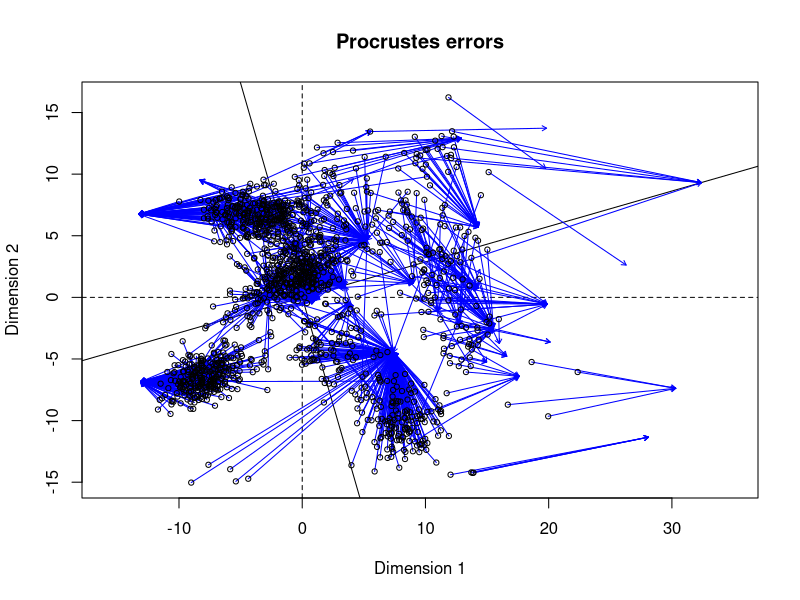
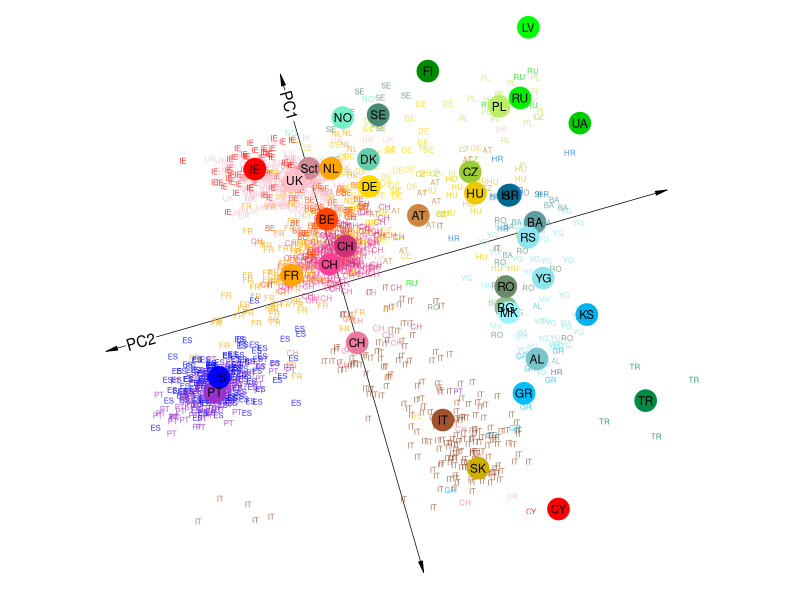
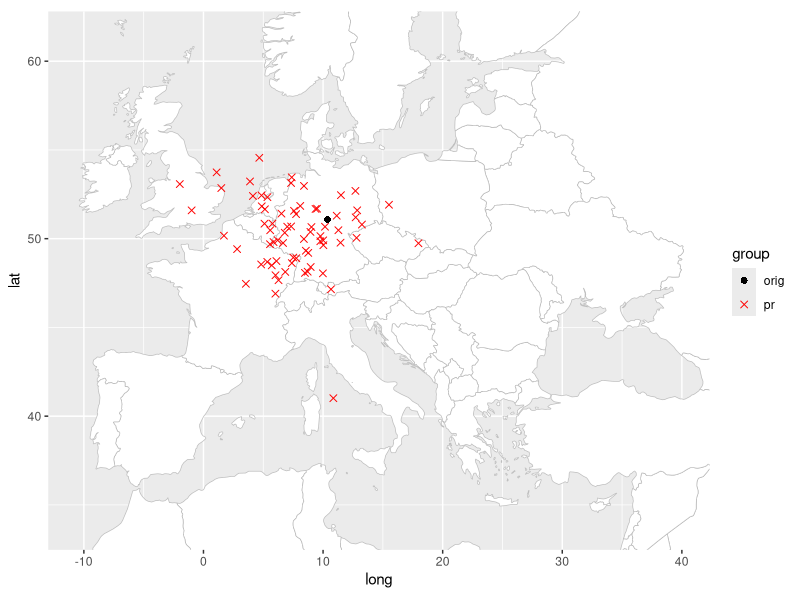

Write the R code that produced these figures, in order.
## ---- chunk 1
knitr::opts_chunk$set(echo = TRUE)
## ---- chunk 2
library(tidyverse)
library(vegan)
## ---- chunk 3
pca <- read_tsv("datasets/novembre_2008_pca.tsv")
colors <- read_tsv("datasets/novembre_2008_colours.tsv", col_names = c("country", "color"))
## ---- chunk 4
knitr::kable(
  head(pca), booktabs = TRUE
)
## ---- chunk 5
knitr::kable(
  head(colors), booktabs = TRUE
)
## ---- chunk 6
loc <- pca %>%
    select(longitude, latitude) %>%
    as.matrix()

pca1 <- pca %>%
    select(PC1, PC2) %>%
    as.matrix()
## ---- chunk 7
rot <- procrustes(loc, pca1)
## ---- chunk 8
plot(rot)
## ---- chunk 9
pca <- pca %>%
    mutate(PC1_rot = rot$Yrot[,1], PC2_rot = rot$Yrot[,2])
## ---- chunk 10
colorscale <- colors$color
names(colorscale) <- colors$country
## ---- chunk 11
pca_summary <- pca %>%
    group_by(country, alabels) %>%
    summarise_at(c("PC1_rot", "PC2_rot"), median)
## ---- chunk 12
lim_pc1 <- extendrange(pca$PC1)
lim_pc2 <- extendrange(pca$PC2)

axis <- rbind(c(lim_pc1[1], 0), c(lim_pc1[2], 0), c(0, lim_pc2[1]), c(0, lim_pc2[2]))
axis_rot <- predict(rot, axis, truemean = FALSE)
axis_rot_df  <- tibble(x = axis_rot[c(1, 3),1], xend = axis_rot[c(2, 4),1], y = axis_rot[c(1, 3),2], yend = axis_rot[c(2, 4), 2])
## ---- chunk 13
labels <- rbind(c(lim_pc1[2] * 0.85, 0), c(0, lim_pc2[2] * 0.85))
labels_rot <- predict(rot, labels, truemean = FALSE) %>%
    as_tibble() %>%
    mutate(labels = c("PC1", "PC2"))
colnames(labels_rot)[1:2] <- c("PC1_rot", "PC2_rot")
## ---- chunk 14
theta1 <- acos(rot$rotation[1,1]) * 180 / pi
## ---- chunk 15
p <- ggplot(pca, aes(x = PC1_rot, y = PC2_rot))
p +
    geom_segment(aes(x = x, xend = xend, y = y, yend = yend), size = 0.25, arrow = arrow(ends = "both", angle = 10, type = "closed", length = unit(0.02, "npc")), data = axis_rot_df) +
    geom_point(size = 10, colour = "white", data = labels_rot) +
    geom_text(aes(label = labels), angle = c(theta1 + 180, theta1 + 270), data = labels_rot) +
    geom_text(aes(label = alabels, colour = country), alpha = 0.8, size = 2) +
    geom_point(aes(colour = country), size = 7, data = pca_summary) +
    geom_text(aes(label = alabels), size = 3, data = pca_summary) +
    scale_color_manual(name = "Country", values = colorscale) +
    coord_equal() +
    theme_void() +
    theme(legend.position = "none")
## ---- chunk 16
test_country <- "Germany"
d_train <- filter(pca, country != test_country)
d_test <- filter(pca, country == test_country)
## ---- chunk 17
lm_long <- lm(longitude ~ PC1_rot * PC2_rot, data = d_train)
lm_lat <- lm(latitude ~ PC1_rot * PC2_rot, data = d_train)
## ---- chunk 18
d1 <- select(d_test, sampleId, longitude, latitude) %>%
    mutate(longitude_pr = predict(lm_long, d_test), latitude_pr = predict(lm_lat, d_test), longitude_orig = longitude, latitude_orig = latitude) %>%
    select(-longitude:-latitude) %>%
    pivot_longer(-sampleId) %>%
    separate(name, into = c("variable", "group")) %>%
    pivot_wider(names_from = variable, values_from = value)
## ---- chunk 19
w <- map_data("world")

lim_long <- extendrange(pca$longitude)
lim_lat <- extendrange(pca$latitude)

pal <- c("black", "red")
names(pal) <- c("orig", "pr")
sh <- c(16, 4)
names(sh) <- c("orig", "pr")

p <- ggplot(w)
p +
    geom_polygon(aes(long, lat, group = group), fill = "white", color = "grey", size = 0.25) +
    geom_point(aes(x = longitude, y = latitude, colour = group, shape = group), size = 2, data = d1) +
    scale_color_manual(values = pal) +
    scale_shape_manual(values = sh) +
    coord_quickmap(xlim = lim_long, ylim = lim_lat)
